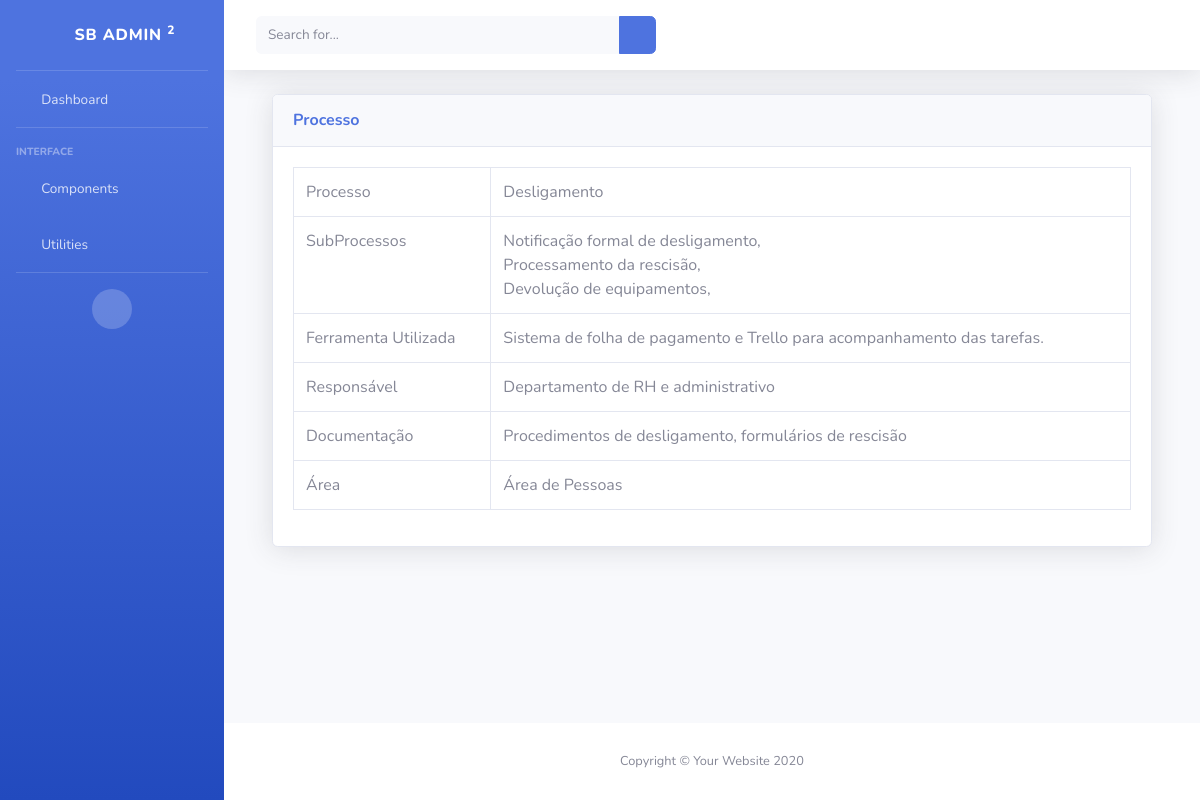
Screenshot of /processo/5/ with the database file from the repository.
### processo/models.py (models this page shows, shortened)
class Processo(models.Model):
    nome_processo = models.CharField(max_length=200)
    ferramenta_utilizada = models.CharField(max_length=400)
    responsavel = models.CharField(max_length=400)
    documentacao = models.CharField(max_length=400)
    subprocesso = models.ManyToManyField(SubProcesso, related_name='processos', blank=True)
    area = models.ForeignKey(Area, on_delete=models.CASCADE,null=True, blank=True, related_name='processos')

class SubProcesso(models.Model):
    nome_subprocesso = models.CharField(max_length=200)
    parent_subprocesso = models.ManyToManyField('self', symmetrical=False, related_name='subprocessos_filhos', blank=True)

### area/models.py (models this page shows)
class Area(models.Model):
    nome_area = models.CharField(max_length=200,null=False, blank=False)
    def __str__(self):
        return self.nome_area

### processo/views.py (the view)
def processo_detail(request,pk):
    processo = get_object_or_404(Processo, pk=pk)
    return render(request, 'processo/processo_detail.html', {'processo': processo})

### processo/templates/processo/processo_detail.html
{% extends 'base.html' %}
{% block content %}
<div class="container-fluid">
    <div class="card shadow mb-4">
        <div class="card-header py-3">
            <h6 class="m-0 font-weight-bold text-primary">Processo</h6>
        </div>
        <div class="card-body">
            <div class="table-responsive">
                <table class="table table-bordered" id="dataTable" width="100%" cellspacing="0">
                    <tbody>
                        <tr>
                            <td>Processo</td>
                            <td>{{ processo.nome_processo }}</td>
                        </tr>
                        <tr>
                            <td>SubProcessos</td>
                            <td>
                                {% if processo.subprocesso.all %}
                                    {% for subprocesso in processo.subprocesso.all %}
                                        {{ subprocesso.nome_subprocesso }}, <br>
                                    {% endfor %}
                                {% else %}
                                    Sem SubProcesso
                                {% endif %}
                            </td>
                        </tr>
                        <tr>
                            <td>Ferramenta Utilizada</td>
                            <td>{{ processo.ferramenta_utilizada }}</td>
                        </tr>
                        <tr>
                            <td>Responsável</td>
                            <td>{{ processo.responsavel }}</td>
                        </tr>
                        <tr>
                            <td>Documentação</td>
                            <td>{{ processo.documentacao }}</td>
                        </tr>
                        <tr>
                            <td>Área</td>
                            <td>{{ processo.area }}</td>
                        </tr>
                    </tbody>
                </table>
            </div>
        </div>
    </div>
</div>
{% endblock %}

### rows the page displays
Processo: nome_processo "Desligamento", ferramenta_utilizada "Sistema de folha de pagamento e Trello para acompanhamento das tarefas.", responsavel "Departamento de RH e administrativo", documentacao "Procedimentos de desligamento, formulários de rescisão", area "Área de Pessoas"
SubProcesso: nome_subprocesso "Notificação formal de desligamento"
SubProcesso: nome_subprocesso "Processamento da rescisão"
SubProcesso: nome_subprocesso "Devolução de equipamentos"
